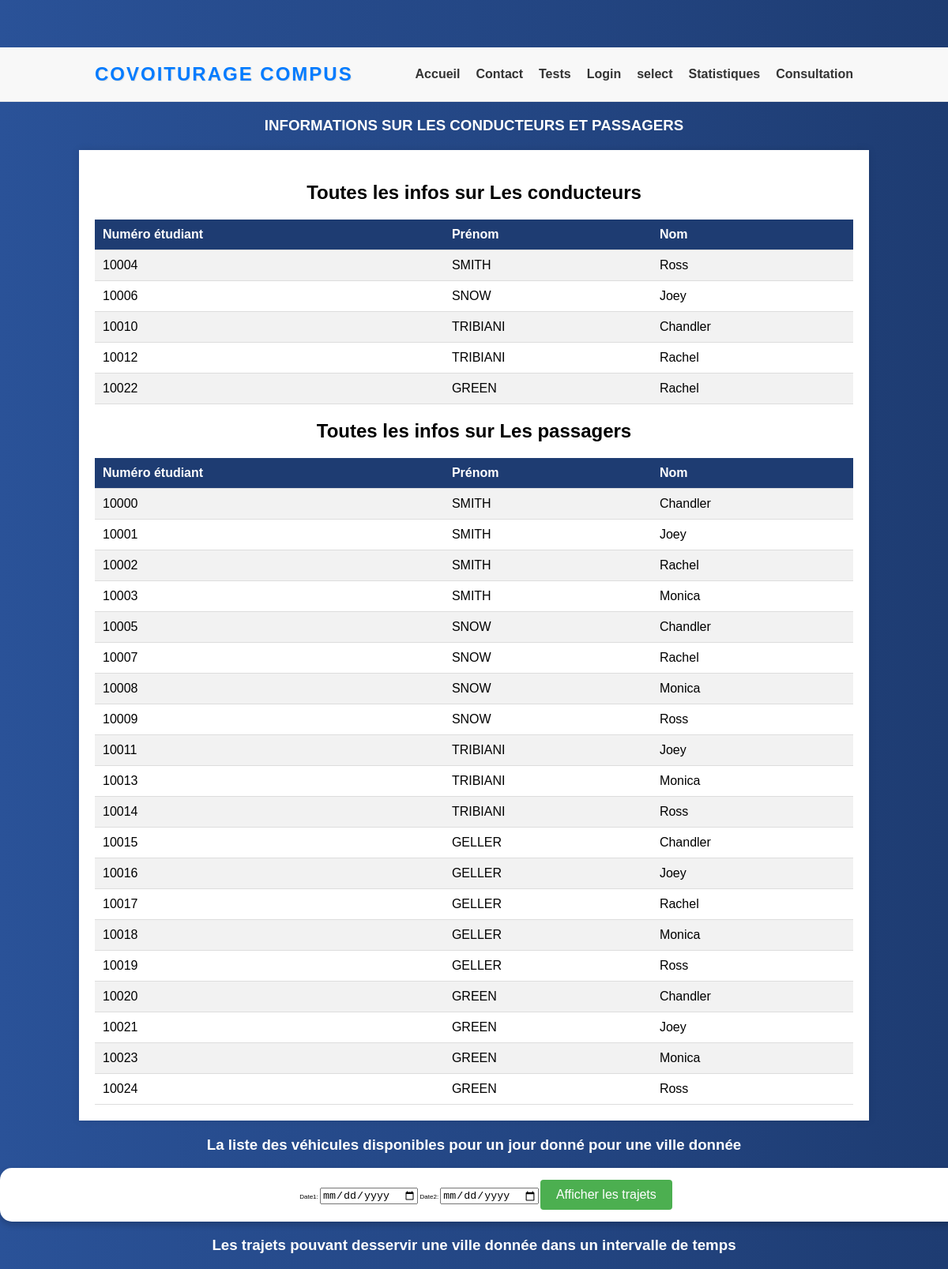
The page /php/consultation.php on the database as committed earlier.
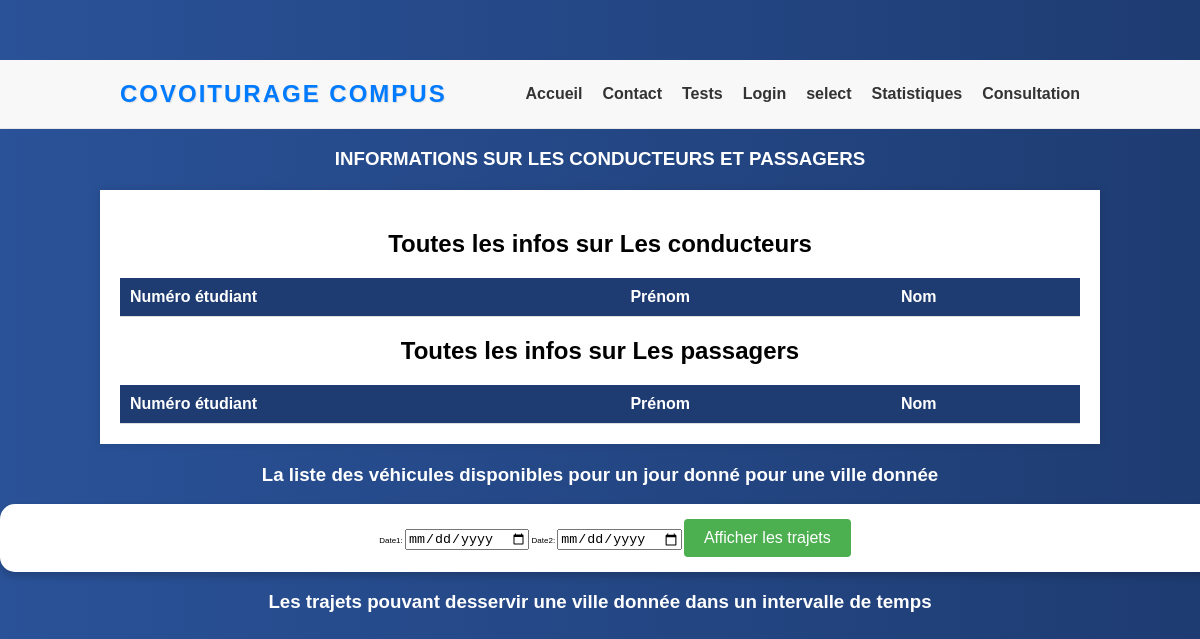
The same page on the database as committed later.
### tables this page shows
CREATE TABLE IF NOT EXISTS ETUDIANT(
    NUM_ETUDIANT INT NOT NULL,
    PRENOM VARCHAR(100) NOT NULL,
    NOM VARCHAR(100) NOT NULL,
    PRIMARY KEY (NUM_ETUDIANT)
);

### php/consultation.php (the view, shortened to what this page needs)
<!DOCTYPE html>
<html lang="en">
<head>
</head>
<body>
    <?php include('header.php'); ?>
    <?php include('../connect.php'); ?>
    <h3 >INFORMATIONS SUR LES CONDUCTEURS ET PASSAGERS </h3>
    <div id="container">
        <h2>Toutes les infos sur Les conducteurs </h2>
        <div id="tableContainer">
        <?php
            $query = "SELECT * FROM ETUDIANT
            WHERE NUM_ETUDIANT IN (SELECT NUM_ETUDIANT FROM ETUDIANT
                                    INTERSECT
                                    SELECT NUM_CONDUCTEUR FROM CONDUCTEUR);";
            if ($result = $conn->query($query)) {
                echo '<table>';
            echo '<tr><th>Numéro étudiant</th><th>Prénom</th><th>Nom</th></tr>';
            while ($row = $result->fetch_assoc()) {
                echo '<tr>';
                echo '<td>' . $row["NUM_ETUDIANT"] . '</td>';
                echo '<td>' . $row["PRENOM"] . '</td>';
                echo '<td>' . $row["NOM"] . '</td>';
                echo '</tr>';
            }
            echo '</table>';
            } else {
                echo '<div id="result"><h3>Erreur :</h3>';
                echo '<p>' . $conn->error . '</p>';
                echo '</div>';
            }
            ?>
        </div>
        <h2>Toutes les infos sur Les passagers </h2>
        <div id="tableContainer">
        <?php
            $query = "SELECT * FROM ETUDIANT
            WHERE NUM_ETUDIANT IN (SELECT NUM_ETUDIANT FROM ETUDIANT
                                    INTERSECT
                                    SELECT NUM_PASSAGER FROM PASSAGER);";
            if ($result = $conn->query($query)) {
                echo '<table>';
            echo '<tr><th>Numéro étudiant</th><th>Prénom</th><th>Nom</th></tr>';
            while ($row = $result->fetch_assoc()) {
                echo '<tr>';
                echo '<td>' . $row["NUM_ETUDIANT"] . '</td>';
                echo '<td>' . $row["PRENOM"] . '</td>';
                echo '<td>' . $row["NOM"] . '</td>';
                echo '</tr>';
            }
            echo '</table>';
            } else {
                echo '<div id="result"><h3>Erreur :</h3>';
                echo '<p>' . $conn->error . '</p>';
                echo '</div>';
            }
            ?>
        </div>
    </div>
    <h3>La liste des véhicules disponibles pour un jour donné pour une ville donnée</h3>
<div id="tableContainer2">
    <form method="post">
        Date1: <input type="date" name="date1" required>
        Date2: <input type="date" name="date2" required>
        <button type="submit">Afficher les trajets</button>
    </form>
</div>
<h3>  Les trajets pouvant desservir une ville donnée dans un intervalle de temps </h3>
</body>
</html>

### php/header.php (shortened to what this page needs)
<!DOCTYPE html>
<html>
<head>
</head>
<body>
    <header>
        <nav class="main-nav">
        <div class="logo">
                COVOITURAGE COMPUS
            </div>
            <ul class="menu">
                <li><a href="http://localhost/free-sgbd203/index.php">Accueil</a></li>
                <li><a href="http://localhost/free-sgbd203/php/contact.php">Contact</a></li>
                <li><a href="http://localhost/free-sgbd203/php/test.php">Tests</a></li>
                <li><a href="http://localhost/free-sgbd203/php/login.php">Login </a></li>
                <li><a href="http://localhost/free-sgbd203/php/select.php">select </a></li>
                <li><a href="http://localhost/free-sgbd203/php/statistiques.php">Statistiques </a></li>
                <li><a href="http://localhost/free-sgbd203/php/consultation.php">Consultation </a></li>
            </ul>
        </nav>
    </header>
</body>
</html>

### php/consultation.php (style rules this page uses)
body { font-family: 'Segoe UI', Tahoma, Geneva, Verdana, sans-serif; padding-top: 60px; background: linear-gradient(to right, #2a5298, #1e3c72); color: white; margin: 0; }
#container { width: 80%; margin: 20px auto; background: white; padding: 20px; box-shadow: 0 0 10px rgba(0, 0, 0, 0.1); color: black; }
table { width: 100%; border-collapse: collapse; margin-top: 20px; }
th, td { padding: 10px; text-align: left; border-bottom: 1px solid #ddd; }
th { background-color: #1e3c72; color: white; }
button { background-color: #4CAF50; color: white; padding: 10px 20px; border: none; border-radius: 4px; cursor: pointer; font-size: 16px; }
h3 { color: white; text-align: center; }
h2 { text-align: center; }
#tableContainer2 { width: 100%; margin: auto; padding: 15px; box-shadow: 0 4px 8px 0 rgba(0, 0, 0, 0.2); background-color: white; border-radius: 15px; font-size: 0.5rem; height: auto; text-align: center; color: black; }
tr:nth-child(even) { background-color: #f2f2f2; }

### php/header.php (style rules this page uses)
body { font-family: Arial, sans-serif; }
header { background-color: #f8f8f8; border-bottom: 1px solid #e7e7e7; padding: 20px 0; }
.main-nav { display: flex; align-items: center; justify-content: space-between; margin: 0 auto; width: 80%; }
.menu { list-style-type: none; margin: 0; padding: 0; display: flex; }
.menu li { margin-left: 20px; }
.menu li a { text-decoration: none; color: #333; font-weight: bold; }
.logo { font-size: 24px; font-weight: bold; color: #007bff; text-transform: uppercase; font-family: 'Arial', sans-serif; letter-spacing: 2px; text-shadow: 1px 1px 1px rgba(0,0,0,0.1); display: flex; align-items: center; white-space: nowrap; }

Rows that differ between the two databases and show on the page:
removed etudiant: NUM_ETUDIANT "10004", PRENOM "SMITH", NOM "Ross", shown under "Toutes les infos sur Les conducteurs"
removed etudiant: NUM_ETUDIANT "10006", PRENOM "SNOW", NOM "Joey", shown under "Toutes les infos sur Les conducteurs"
removed etudiant: NUM_ETUDIANT "10010", PRENOM "TRIBIANI", NOM "Chandler", shown under "Toutes les infos sur Les conducteurs"
removed etudiant: NUM_ETUDIANT "10012", PRENOM "TRIBIANI", NOM "Rachel", shown under "Toutes les infos sur Les conducteurs"
removed etudiant: NUM_ETUDIANT "10022", PRENOM "GREEN", NOM "Rachel", shown under "Toutes les infos sur Les conducteurs"
removed etudiant: NUM_ETUDIANT "10000", PRENOM "SMITH", NOM "Chandler", shown under "Toutes les infos sur Les passagers"
removed etudiant: NUM_ETUDIANT "10001", PRENOM "SMITH", NOM "Joey", shown under "Toutes les infos sur Les passagers"
removed etudiant: NUM_ETUDIANT "10002", PRENOM "SMITH", NOM "Rachel", shown under "Toutes les infos sur Les passagers"
removed etudiant: NUM_ETUDIANT "10003", PRENOM "SMITH", NOM "Monica", shown under "Toutes les infos sur Les passagers"
removed etudiant: NUM_ETUDIANT "10005", PRENOM "SNOW", NOM "Chandler", shown under "Toutes les infos sur Les passagers"
removed etudiant: NUM_ETUDIANT "10007", PRENOM "SNOW", NOM "Rachel", shown under "Toutes les infos sur Les passagers"
removed etudiant: NUM_ETUDIANT "10008", PRENOM "SNOW", NOM "Monica", shown under "Toutes les infos sur Les passagers"
removed etudiant: NUM_ETUDIANT "10009", PRENOM "SNOW", NOM "Ross", shown under "Toutes les infos sur Les passagers"
removed etudiant: NUM_ETUDIANT "10011", PRENOM "TRIBIANI", NOM "Joey", shown under "Toutes les infos sur Les passagers"
removed etudiant: NUM_ETUDIANT "10013", PRENOM "TRIBIANI", NOM "Monica", shown under "Toutes les infos sur Les passagers"
removed etudiant: NUM_ETUDIANT "10014", PRENOM "TRIBIANI", NOM "Ross", shown under "Toutes les infos sur Les passagers"
removed etudiant: NUM_ETUDIANT "10015", PRENOM "GELLER", NOM "Chandler", shown under "Toutes les infos sur Les passagers"
removed etudiant: NUM_ETUDIANT "10016", PRENOM "GELLER", NOM "Joey", shown under "Toutes les infos sur Les passagers"
removed etudiant: NUM_ETUDIANT "10017", PRENOM "GELLER", NOM "Rachel", shown under "Toutes les infos sur Les passagers"
removed etudiant: NUM_ETUDIANT "10018", PRENOM "GELLER", NOM "Monica", shown under "Toutes les infos sur Les passagers"
removed etudiant: NUM_ETUDIANT "10019", PRENOM "GELLER", NOM "Ross", shown under "Toutes les infos sur Les passagers"
removed etudiant: NUM_ETUDIANT "10020", PRENOM "GREEN", NOM "Chandler", shown under "Toutes les infos sur Les passagers"
removed etudiant: NUM_ETUDIANT "10021", PRENOM "GREEN", NOM "Joey", shown under "Toutes les infos sur Les passagers"
removed etudiant: NUM_ETUDIANT "10023", PRENOM "GREEN", NOM "Monica", shown under "Toutes les infos sur Les passagers"
removed etudiant: NUM_ETUDIANT "10024", PRENOM "GREEN", NOM "Ross", shown under "Toutes les infos sur Les passagers"
